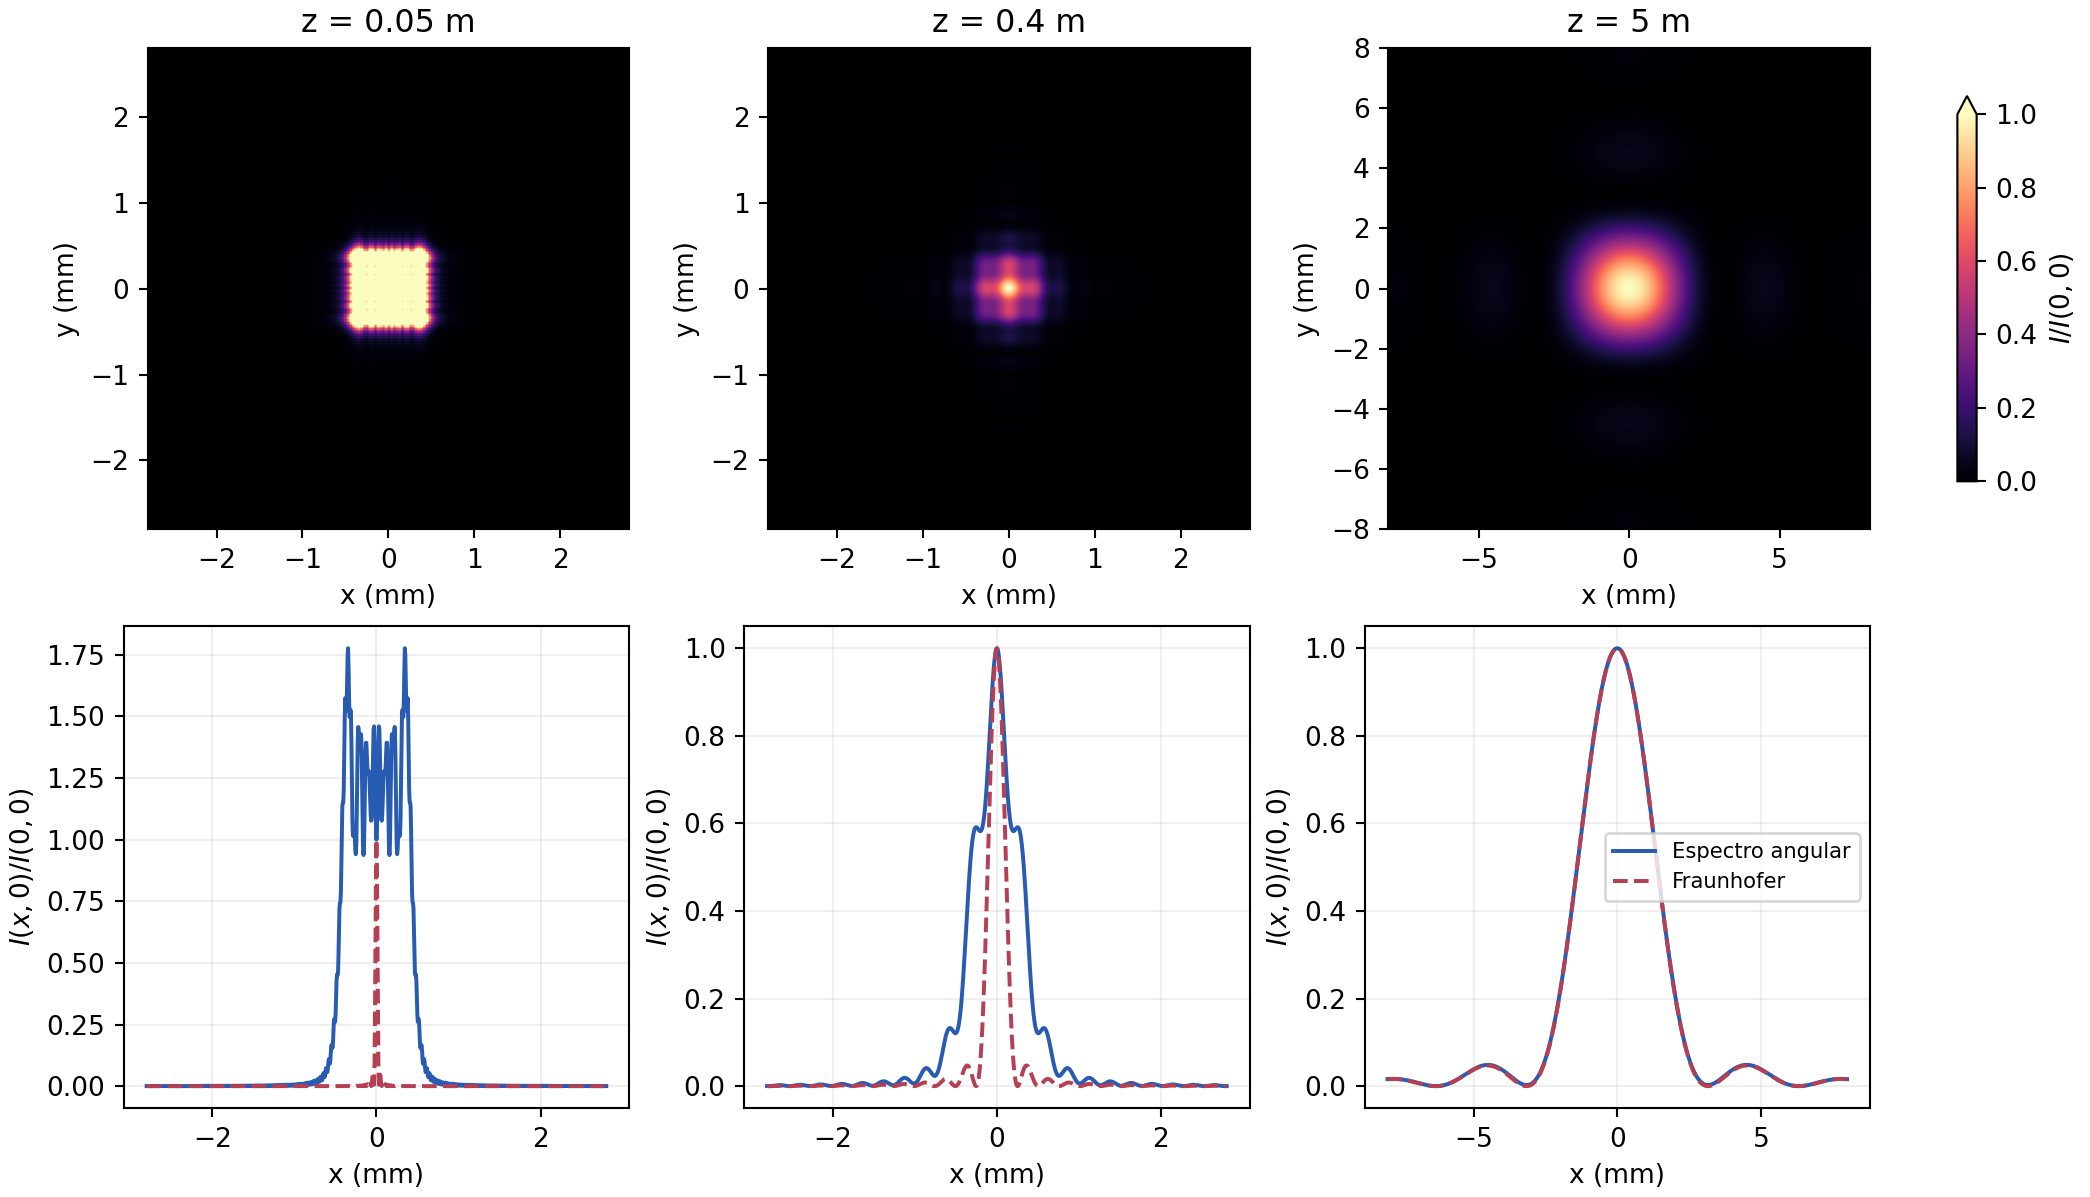

Python code for this plot:
"""Espectro angular con control del periodo FFT y comparacion de Fraunhofer."""
import csv
from pathlib import Path
import matplotlib.pyplot as plt
import numpy as np
from practica7_optica import extension, malla, normalizar

OUT = Path(__file__).resolve().parent
N, LADO, ANCHO, LAM = 1024, 6e-3, 1e-3, 632.8e-9
DX = LADO/N
DISTANCIAS = (0.05, 0.40, 5.0)


def preparar(n):
    x = malla(n, n*DX)
    rendija = abs(x) <= ANCHO/2
    a = (rendija[:, None] & rendija[None, :]).astype(np.float32)
    espectro = np.fft.fft2(np.fft.ifftshift(a))
    f2 = np.fft.fftfreq(n, d=DX)**2
    return x, espectro, f2


def espectro_angular(espectro, f2, z, radio):
    n = len(f2)
    propagado = np.empty_like(espectro)
    margen = n*DX/2 - ANCHO/2
    fc = margen/(LAM*np.hypot(z, margen))
    for inicio in range(0, n, 128):
        bloque = slice(inicio, inicio+128)
        radial2 = f2[bloque, None] + f2[None, :]
        s = LAM**2 * radial2
        # k_z-k, evaluado sin restar dos cantidades casi iguales.
        raiz = np.sqrt(np.maximum(1-s, 0))
        fase = -2*np.pi*z/LAM * s/(1+raiz)
        # Coseno suave entre 0.85 fc y fc para reducir el ringing.
        rampa = np.clip((np.sqrt(radial2)/fc-0.85)/0.15, 0, 1)
        ventana = 0.5*(1+np.cos(np.pi*rampa))
        h = np.where(s <= 1, ventana*np.exp(1j*fase), 0)
        propagado[bloque] = espectro[bloque]*h
    u = np.fft.ifft2(propagado)
    mitad = round(radio/DX)
    indices = np.arange(-mitad, mitad+1) % n
    return normalizar(abs(u[np.ix_(indices, indices)])**2)


def campo_lejano(x, z):
    # Evaluacion directa de la suma de Fraunhofer en la malla de salida ASM.
    entrada = malla(N, LADO)
    abertura = entrada[abs(entrada) <= ANCHO/2]
    fase = -2j*np.pi*np.outer(x/(LAM*z), abertura)
    u1 = DX*np.exp(fase).sum(axis=1)
    fuerza = abs(u1)**2
    return normalizar(np.outer(fuerza, fuerza)/(LAM*z)**2)


def nrmse(a, referencia):
    return np.linalg.norm(a-referencia)/np.linalg.norm(referencia)


def main():
    resultados = []
    datos = {}
    # Tres periodos FFT a igual DX: malla pedida y dos ventanas ampliadas.
    for n in (N, 3072, 4096):
        x, espectro, f2 = preparar(n)
        for z in DISTANCIAS:
            radio = 8e-3 if z == 5 and n >= 3072 else 2.8e-3
            m = round(radio/DX)
            eje = x[n//2-m:n//2+m+1]
            intensidad = espectro_angular(espectro, f2, z, radio)
            referencia = campo_lejano(eje, z)
            interior = abs(eje) <= 2.8e-3
            roi = np.ix_(interior, interior)
            error = nrmse(intensidad[roi], referencia[roi])
            resultados.append((n, n*DX*1000, z, (ANCHO/2)**2/(LAM*z),
                               error, nrmse(intensidad, referencia)))
            if n == 4096:
                datos[z] = eje, intensidad, referencia
    with (OUT/'practica7_punto4_nrmse.csv').open('w', newline='') as f:
        w = csv.writer(f)
        w.writerow(['N_fft', 'ventana_mm', 'z_m', 'N_F',
                    'NRMSE_ROI_comun', 'NRMSE_mapa'])
        w.writerows(resultados)
    print(np.array(resultados))

    fig, axes = plt.subplots(2, 3, figsize=(11, 6.3), layout='constrained')
    for col, (z, (x, i, ff)) in enumerate(datos.items()):
        eje = x*1e3
        im = axes[0, col].imshow(i, extent=extension(eje), origin='lower',
                                cmap='magma', vmin=0, vmax=1)
        axes[0, col].set(title=f'z = {z:g} m', xlabel='x (mm)', ylabel='y (mm)')
        centro = len(x)//2
        ax = axes[1, col]
        ax.plot(eje, i[centro], label='Espectro angular', color='#285cb2')
        ax.plot(eje, ff[centro], '--', label='Fraunhofer', color='#b53f53')
        ax.set(xlabel='x (mm)', ylabel=r'$I(x,0)/I(0,0)$')
        ax.grid(alpha=.2)
        if col == 2:
            ax.legend(fontsize=8)
    fig.colorbar(im, ax=axes[0], label=r'$I/I(0,0)$', shrink=.8, extend='max')
    fig.savefig(OUT/'practica7_punto4.png', dpi=190)
    plt.close(fig)


if __name__ == '__main__':
    main()
